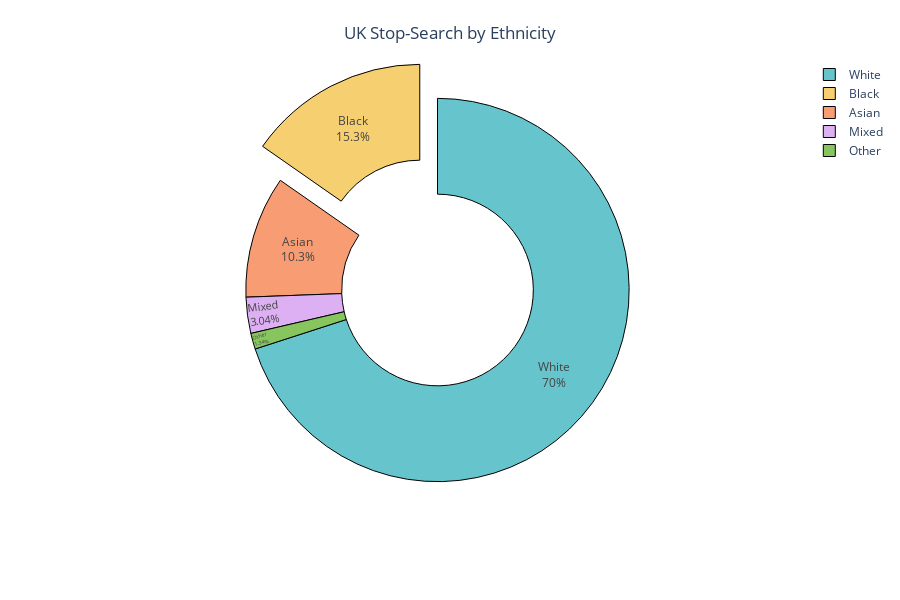

Notebook source saved alongside this figure:
### Code cell
fig2 = px.pie(plot_ethnicity_stopSearch, plot_ethnicity_stopSearch.index, 
              plot_ethnicity_stopSearch[' Number of stop and searches '], 
              color_discrete_sequence=px.colors.qualitative.Pastel, hole=0.5)

fig2.update_layout(title={
                  'text': "UK Stop-Search by Ethnicity",
                  'y':0.955,
                  'x':0.5,
                  'xanchor': 'center',
                  'yanchor': 'top'},
                   height=600,
                  template='plotly_white')

fig2.update_traces(textposition='inside', textinfo='percent+label', pull=[0, 0.2])

fig2.data[0].marker.line.width = 1
fig2.data[0].marker.line.color = "black"
fig2.show()

### Figure 1 — Plotly figure (JSON) as saved in the notebook; plotly's stock layout.template omitted (floating-point values rounded to 4 significant figures)
{"data": [{"domain": {"x": [0, 1], "y": [0, 1]}, "hole": 0.5, "hoverlabel": {"namelength": 0}, "hovertemplate": "label=%{label}<br> Number of stop and searches =%{value}", "labels": ["White", "Black", "Asian", "Mixed", "Other"], "legendgroup": "", "marker": {"line": {"color": "black", "width": 1}}, "name": "", "pull": [0, 0.2], "showlegend": true, "textinfo": "percent+label", "textposition": "inside", "type": "pie", "values": [14480240, 3164676, 2129018, 628932, 277370]}], "layout": {"height": 600, "legend": {"tracegroupgap": 0}, "margin": {"t": 60}, "piecolorway": ["rgb(102, 197, 204)", "rgb(246, 207, 113)", "rgb(248, 156, 116)", "rgb(220, 176, 242)", "rgb(135, 197, 95)", "rgb(158, 185, 243)", "rgb(254, 136, 177)", "rgb(201, 219, 116)", "rgb(139, 224, 164)", "rgb(180, 151, 231)", "rgb(179, 179, 179)"], "title": {"text": "UK Stop-Search by Ethnicity", "x": 0.5, "xanchor": "center", "y": 0.955, "yanchor": "top"}}}
